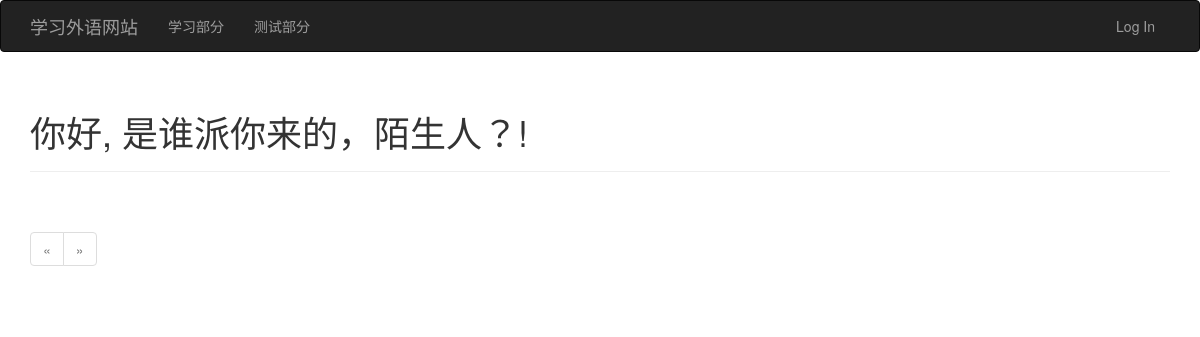
The app's page /, older data.
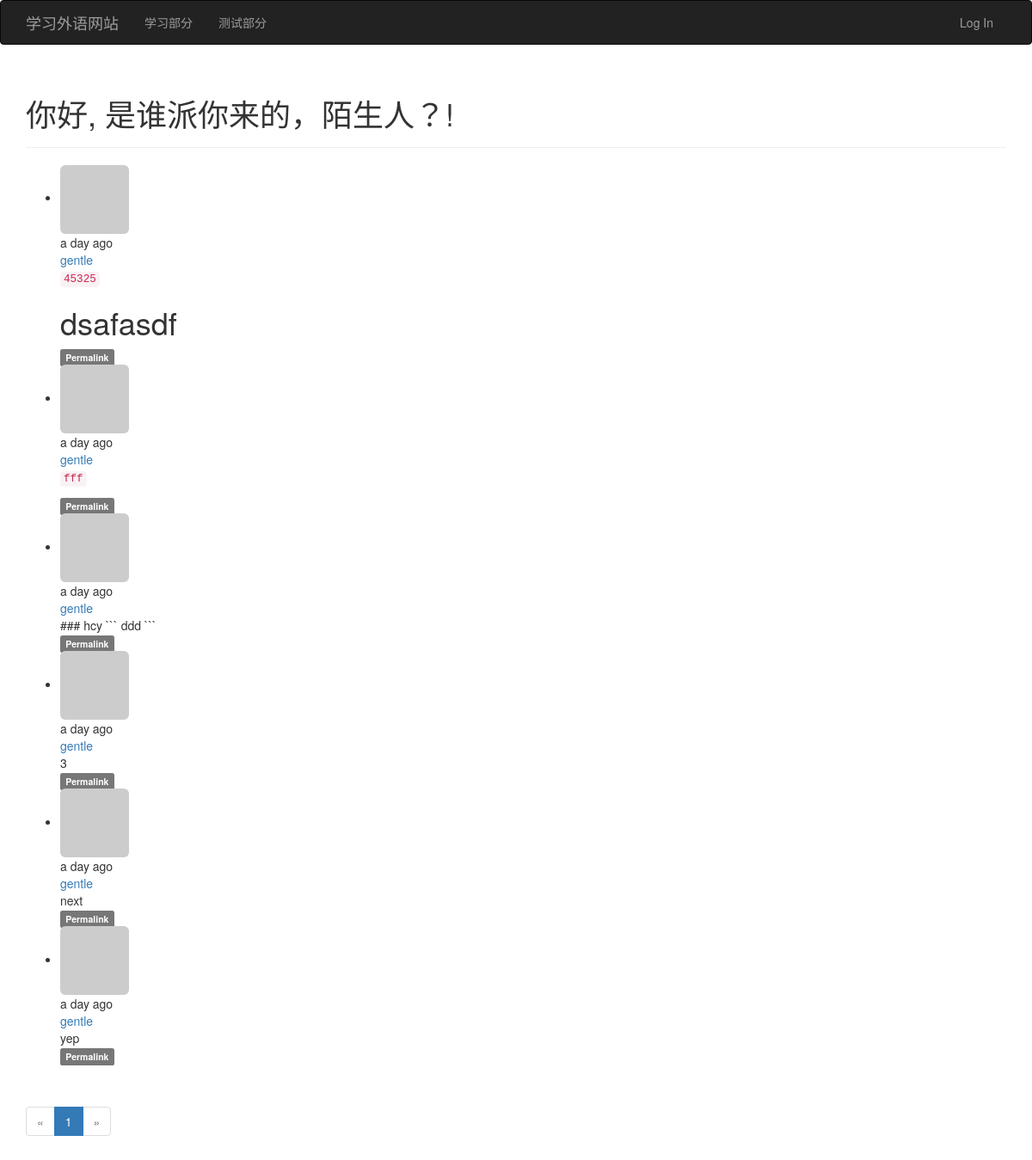
The same page, newer data.
### app/models.py (models this page shows, shortened)
class Post(db.Model):
    __tablename__ = 'posts'
    id = db.Column(db.Integer, primary_key=True)
    body = db.Column(db.Text)
    body_html = db.Column(db.Text)
    timestamp = db.Column(db.DateTime, index=True, default=datetime.utcnow)
    author_id = db.Column(db.Integer, db.ForeignKey('users.id'))

class User(UserMixin, db.Model):
    __tablename__ = 'users'
    id = db.Column(db.Integer, primary_key=True)
    email = db.Column(db.String(64), unique=True, index=True)
    username = db.Column(db.String(64), unique=True, index=True)
    role_id = db.Column(db.Integer, db.ForeignKey('roles.id'))
    password_hash = db.Column(db.String(128))
    confirmed = db.Column(db.Boolean, default=False)
    name = db.Column(db.String(64))
    location = db.Column(db.String(64))
    about_me = db.Column(db.Text())
    member_since = db.Column(db.DateTime(), default=datetime.utcnow)
    last_seen = db.Column(db.DateTime(), default=datetime.utcnow)
    avatar_hash = db.Column(db.String(32))
    posts = db.relationship('Post', backref='author', lazy='dynamic')
    @property
    def password(self):
        raise AttributeError('password is not a readable attribute')
    def gravatar(self, size=100, default='identicon', rating='g'):
        if request.is_secure:
            url = 'https://secure.gravatar.com/avatar'
        else:
            url = 'http://www.gravatar.com/avatar'
        hash = self.avatar_hash or hashlib.md5(
            self.email.encode('utf-8')).hexdigest()
        return '{url}/{hash}?s={size}&d={default}&r={rating}'.format(
            url=url, hash=hash, size=size, default=default, rating=rating)

### app/main/views.py (the view)
@main.route('/', methods=['GET', 'POST'])
def index():
    form = PostForm()
    if current_user.can(Permission.WRITE_ARTICLES) and \
            form.validate_on_submit():
        post = Post(body=form.body.data,
                    author=current_user._get_current_object())
        db.session.add(post)
        return redirect(url_for('.index'))
    page = request.args.get('page', 1, type=int)
    pagination = Post.query.order_by(Post.timestamp.desc()).paginate(
        page, per_page=current_app.config['FLASKY_POSTS_PER_PAGE'],
        error_out=False)
    posts = pagination.items
    return render_template('index.html', form=form, posts=posts,
                           pagination=pagination)

### app/main/__init__.py (called while the page is built)
@main.app_context_processor
def inject_permissions():
    return dict(Permission=Permission)

### app/models.py (called while the page is built)
    def can(self, permissions):
        return False

    def is_administrator(self):
        return False

### app/templates/index.html (shortened to what this page needs)
{% extends "base.html" %}
{% import "bootstrap/wtf.html" as wtf %}
{% import "_macros.html" as macros %}
{% block page_content %}
<div class="page-header">
    <h1>你好, {% if current_user.is_authenticated %}{{ current_user.username }}{% else %}是谁派你来的，陌生人？{% endif %}!</h1>
</div>
{% include '_posts.html' %}
{% if pagination %}
<div class="pagination">
    {{ macros.pagination_widget(pagination, '.index') }}
</div>
{% endif %}
{% endblock %}

### app/templates/_posts.html (shortened to what this page needs)
<ul class="posts">
    {% for post in posts %}
    <li class="post">
        <div class="post-thumbnail">
            <a href="{{ url_for('.user', username=post.author.username) }}">
                <img class="img-rounded profile-thumbnail" src="{{ post.author.gravatar(size=40) }}">
            </a>
        </div>
        <div class="post-content">
            <div class="post-date">{{ moment(post.timestamp).fromNow() }}</div>
            <div class="post-author"><a href="{{ url_for('.user', username=post.author.username) }}">{{ post.author.username }}</a></div>
            <div class="post-body">
                {% if post.body_html %}
                    {{ post.body_html | safe }}
                {% else %}
                    {{ post.body }}
                {% endif %}
            </div>
            <div class="post-footer">
                <a href="{{ url_for('.post', id=post.id) }}">
                    <span class="label label-default">Permalink</span>
                </a>
            </div>
        </div>
    </li>
    {% endfor %}
</ul>

Row changes from the older to the newer data that the page shows:
added Post: timestamp "a day ago", author.username "gentle", body_html "45325 dsafasdf"
added Post: timestamp "a day ago", author.username "gentle", body_html "fff"
added Post: timestamp "a day ago", author.username "gentle", body "### hcy ``` ddd ```"
added Post: timestamp "a day ago", author.username "gentle", body "3"
added Post: timestamp "a day ago", author.username "gentle", body "next"
added Post: timestamp "a day ago", author.username "gentle", body "yep"
Text that changed along with them:
new list line: "1"
